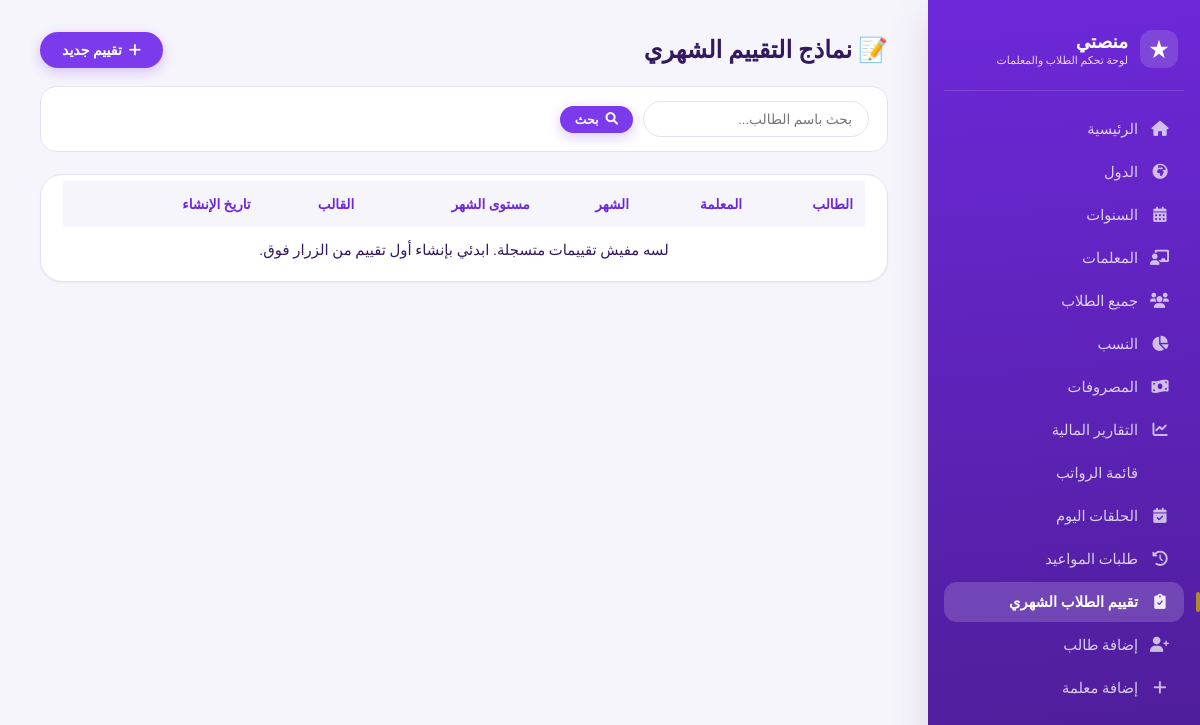
Before: /evaluations/ (signed in) with the older database file.
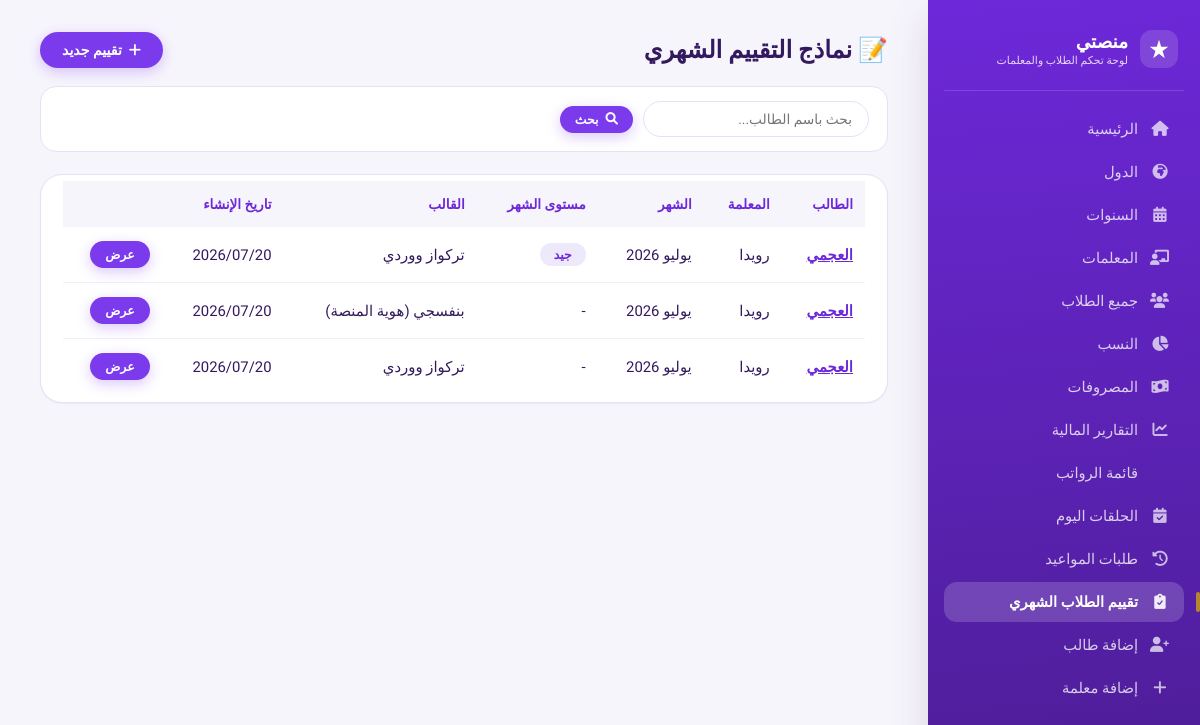
After: the same page with the newer database file.
### core/models.py (models this page shows, shortened)
class MonthlyEvaluation(models.Model):
    TEMPLATE_CHOICES = [
        ('teal_pink', 'تركواز ووردي'),
        ('violet', 'بنفسجي (هوية المنصة)'),
        ('sunny', 'أصفر وبرتقالي دافئ'),
    ]
    student = models.ForeignKey(Student, on_delete=models.CASCADE, related_name='evaluations', verbose_name="الطالب")
    public_token = models.UUIDField(default=uuid.uuid4, unique=True, editable=False, verbose_name="رمز المشاركة العام")
    student_name = models.CharField(max_length=255, verbose_name="اسم الطالب")
    teacher_name = models.CharField(max_length=255, blank=True, null=True, verbose_name="اسم المعلمة")
    package_name = models.CharField(max_length=100, blank=True, null=True, verbose_name="الباقة")
    lessons_count = models.PositiveIntegerField(default=4, verbose_name="عدد الحلقات")
    month_label = models.CharField(max_length=30, verbose_name="الشهر")
    memorization_progress = models.CharField(max_length=255, blank=True, null=True, verbose_name="مقدار حفظ الجديد")
    review_progress = models.CharField(max_length=255, blank=True, null=True, verbose_name="مقدار المراجعة")
    absences = models.CharField(max_length=255, blank=True, null=True, verbose_name="عدد مرات الغياب")
    pronunciation_rating = models.CharField(max_length=100, blank=True, null=True, verbose_name="النطق ومخارج الحروف")
    tajweed_rating = models.CharField(max_length=100, blank=True, null=True, verbose_name="تطبيق أحكام التجويد")
    interaction_rating = models.CharField(max_length=100, blank=True, null=True, verbose_name="التفاعل مع المعلمة")
    response_speed_rating = models.CharField(max_length=100, blank=True, null=True, verbose_name="سرعة الاستجابة والحفظ")
    commitment_rating = models.CharField(max_length=100, blank=True, null=True, verbose_name="الالتزام بالمواعيد والآداب")
    recommendations = models.TextField(blank=True, null=True, verbose_name="التوصيات / المستوى العام")
    teacher_comment = models.TextField(blank=True, null=True, verbose_name="كلمة المعلمة")
    month_rating = models.CharField(max_length=100, blank=True, null=True, verbose_name="مستوى الشهر")
    template = models.CharField(max_length=20, choices=TEMPLATE_CHOICES, default='teal_pink', verbose_name="شكل النموذج")
    created_at = models.DateTimeField(auto_now_add=True, verbose_name="تاريخ الإنشاء")
    class Meta:
        verbose_name = "تقييم شهري"
        verbose_name_plural = "التقييمات الشهرية"
        ordering = ['-created_at']

### core/views.py (the view)
# urls.py: path('evaluations/', views.evaluations_list, name='evaluations_list'),
@staff_member_required
def evaluations_list(request):
    evaluations = MonthlyEvaluation.objects.select_related('student').all()
    q = request.GET.get('q', '').strip()
    if q:
        evaluations = evaluations.filter(student_name__icontains=q)
    return render(request, 'core/evaluations_list.html', {'evaluations': evaluations, 'search': q})

### templates/core/evaluations_list.html (shortened to what this page needs)
{% extends 'core/base.html' %}
{% block content %}
<div class="page-header">
    <div class="page-title">📝 نماذج التقييم الشهري</div>
    <a href="{% url 'add_evaluation' %}" class="btn btn-primary"><i class="fas fa-plus"></i> تقييم جديد</a>
</div>
<form method="GET" class="filter-bar">
    <input type="text" name="q" placeholder="بحث باسم الطالب..." value="{{ search }}">
    <button type="submit" class="btn btn-primary btn-sm"><i class="fas fa-search"></i> بحث</button>
</form>
<div class="table-container">
    <table>
        <thead><tr><th>الطالب</th><th>المعلمة</th><th>الشهر</th><th>مستوى الشهر</th><th>القالب</th><th>تاريخ الإنشاء</th><th></th></tr></thead>
        <tbody>
            {% for e in evaluations %}
            <tr>
                <td><a href="{% url 'evaluation_detail' e.id %}" style="color:#6d28d9; font-weight:700;">{{ e.student_name }}</a></td>
                <td>{{ e.teacher_name|default:"-" }}</td>
                <td>{{ e.month_label }}</td>
                <td>{% if e.month_rating %}<span class="badge-neutral">{{ e.month_rating }}</span>{% else %}-{% endif %}</td>
                <td>{{ e.get_template_display }}</td>
                <td>{{ e.created_at|date:"Y/m/d" }}</td>
                <td><a href="{% url 'evaluation_detail' e.id %}" class="btn btn-primary btn-sm">عرض</a></td>
            </tr>
            {% empty %}
            <tr><td colspan="7" style="text-align:center;">لسه مفيش تقييمات متسجلة. ابدئي بإنشاء أول تقييم من الزرار فوق.</td></tr>
            {% endfor %}
        </tbody>
    </table>
</div>
{% endblock %}

### templates/core/base.html (shortened to what this page needs)
<!DOCTYPE html>
<html lang="ar" dir="rtl">
<head>
<link rel="stylesheet" href="https://cdnjs.cloudflare.com/ajax/libs/font-awesome/6.0.0-beta3/css/all.min.css">
</head>
<body>
    <div class="sidebar">
        <div class="logo">
            <span class="logo-mark"><span class="star-mark"></span></span>
            <span class="logo-text">منصتي<small>لوحة تحكم الطلاب والمعلمات</small></span>
        </div>
        <ul>
            <li><a href="{% url 'dashboard_home' %}" class="{% if request.path == '/dashboard/' %}active{% endif %}"><i class="fas fa-house"></i> <span>الرئيسية</span></a></li>
            <li><a href="{% url 'countries_list' %}" class="{% if 'countries' in request.path or 'country' in request.path %}active{% endif %}"><i class="fas fa-earth-africa"></i> <span>الدول</span></a></li>
            <li><a href="{% url 'years_list' %}" class="{% if '/years/' in request.path %}active{% endif %}"><i class="fas fa-calendar-days"></i> <span>السنوات</span></a></li>
            <li><a href="{% url 'teachers_list' %}" class="{% if 'teacher' in request.path %}active{% endif %}"><i class="fas fa-chalkboard-user"></i> <span>المعلمات</span></a></li>
            <li><a href="{% url 'all_students' %}" class="{% if 'all-students' in request.path %}active{% endif %}"><i class="fas fa-users"></i> <span>جميع الطلاب</span></a></li>
            <li><a href="{% url 'statistics' %}" class="{% if 'statistics' in request.path %}active{% endif %}"><i class="fas fa-chart-pie"></i> <span>النسب</span></a></li>
            <li><a href="{% url 'expenses_list' %}" class="{% if 'expense' in request.path %}active{% endif %}"><i class="fas fa-money-bill-wave"></i> <span>المصروفات</span></a></li>
            <li><a href="{% url 'financial_reports' %}" class="{% if 'financial-reports' in request.path %}active{% endif %}"><i class="fas fa-chart-line"></i> <span>التقارير المالية</span></a></li>
            <li><a href="{% url 'salaries_list' %}" class="{% if 'salar' in request.path %}active{% endif %}"> <span>قائمة الرواتب</span></a></li>
            <li><a href="{% url 'lessons_dashboard' %}" class="{% if 'lessons' in request.path %}active{% endif %}"><i class="fas fa-calendar-check"></i> <span>الحلقات اليوم</span></a></li>
            <li><a href="{% url 'schedule_requests_list' %}" class="{% if 'schedule-requests' in request.path %}active{% endif %}"><i class="fas fa-clock-rotate-left"></i> <span>طلبات المواعيد</span></a></li>
            <li><a href="{% url 'evaluations_list' %}" class="{% if 'evaluation' in request.path %}active{% endif %}"><i class="fas fa-clipboard-check"></i> <span>تقييم الطلاب الشهري</span></a></li>
            <li><a href="{% url 'add_student' %}" class="{% if 'add-student' in request.path %}active{% endif %}"><i class="fas fa-user-plus"></i> <span>إضافة طالب</span></a></li>
            <li><a href="{% url 'add_teacher' %}" class="{% if 'add-teacher' in request.path %}active{% endif %}"><i class="fas fa-plus"></i> <span>إضافة معلمة</span></a></li>
        </ul>
    </div>
    <div class="main-content">
        {% block content %}{% endblock %}
    </div>
</body>
</html>

Changed rows visible on the page:
added MonthlyEvaluation: student_name "العجمي", teacher_name "رويدا", month_label "يوليو 2026", month_rating "جيد", template "تركواز ووردي", created_at "2026/07/20"
added MonthlyEvaluation: student_name "العجمي", teacher_name "رويدا", month_label "يوليو 2026", template "بنفسجي (هوية المنصة)", created_at "2026/07/20"
added MonthlyEvaluation: student_name "العجمي", teacher_name "رويدا", month_label "يوليو 2026", template "تركواز ووردي", created_at "2026/07/20"
Other visible differences:
text no longer shown: "لسه مفيش تقييمات متسجلة. ابدئي بإنشاء أول تقييم من الزرار فوق."
